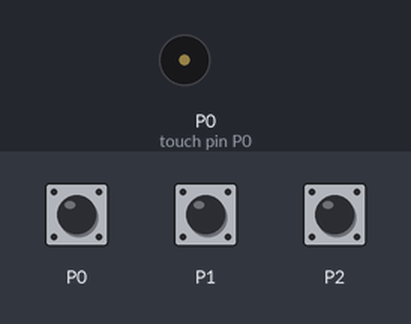
Bench run of a program on a simulated BBC micro:bit (MakeCode). Shown: buzzer (waves = sounding). Inputs (shaded band) come from the test bench.

Above: at 1.2 s.
1.3 s: touch pin P0 pressed for 0.15 s
At 1.7 s:
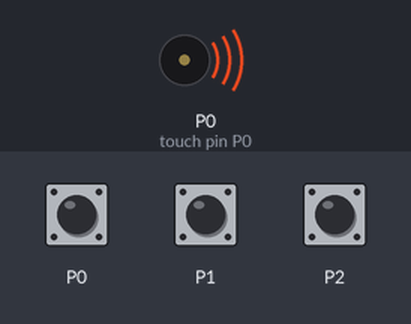
Timing chart, 0 to 4.3 s (numbered marks = the images above; inputs shaded):
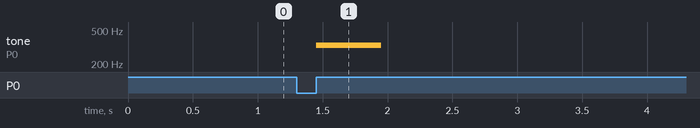

Measured:
- after the input at 1.3 s, tone on P0 (touch pin P0): silent → 330 Hz after 0.15 s, → silent 0.50 s later

The program:

main.ts
```typescript
input.onPinPressed(TouchPin.P0, function () {
    music.play(music.tonePlayable(330, music.beat(BeatFraction.Whole)), music.PlaybackMode.UntilDone)
})
input.onPinPressed(TouchPin.P2, function () {
    music.play(music.tonePlayable(247, music.beat(BeatFraction.Whole)), music.PlaybackMode.UntilDone)
})
input.onPinPressed(TouchPin.P1, function () {
    music.play(music.tonePlayable(262, music.beat(BeatFraction.Whole)), music.PlaybackMode.UntilDone)
})
```

test.ts
```typescript
// aquí va el archivo "tests"; esto no se compilará cuando este paquete se utilice como una extensión.
```
